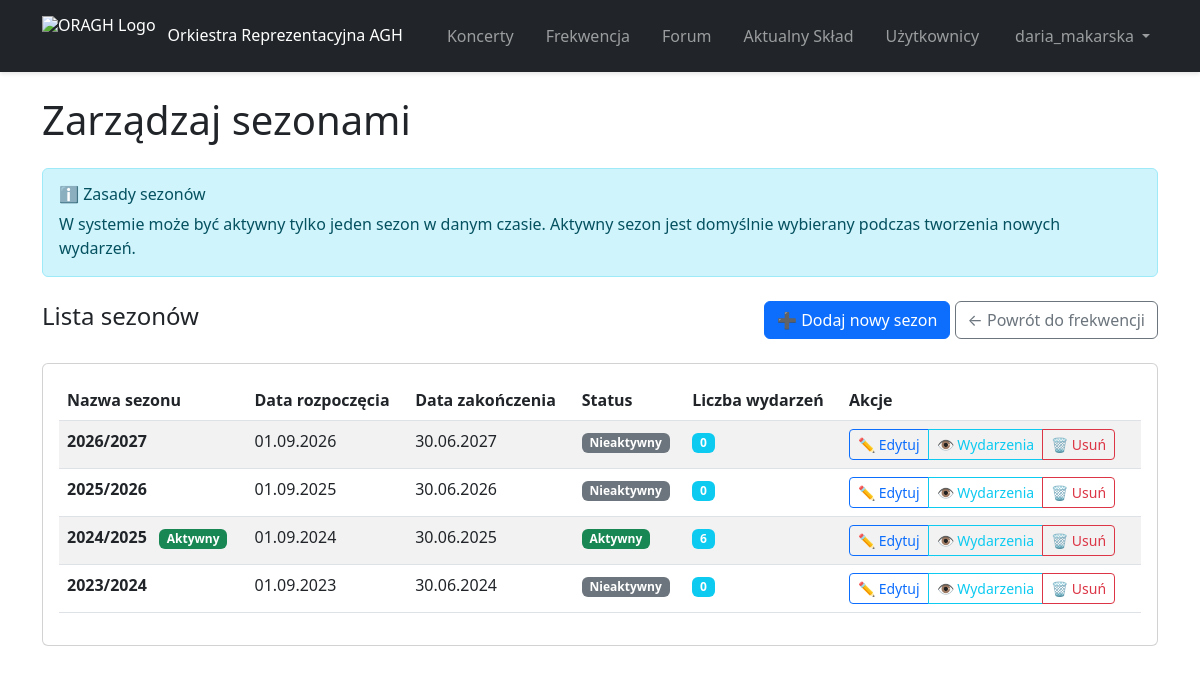
Screenshot of /attendance/seasons/ (signed in) with the database file from the repository.
### attendance/models.py (models this page shows, shortened)
class Season(models.Model):
    name = models.CharField(max_length=20, unique=True, help_text="e.g., 2024/2025")
    start_date = models.DateField(help_text="Start date of the season")
    end_date = models.DateField(help_text="End date of the season")
    is_active = models.BooleanField(default=True, help_text="Whether this season is currently active")
    created_at = models.DateTimeField(auto_now_add=True)
    class Meta:
        ordering = ['-start_date']  # Most recent season first
        permissions = [
            ('manage_seasons', 'Can manage seasons'),
        ]
    @classmethod
    def get_current_season(cls):
        from django.utils import timezone
        today = timezone.now().date()
        current_season = cls.objects.filter(
            start_date__lte=today,
            end_date__gte=today,
            is_active=True
        ).first()
        if current_season:
            return current_season
        return cls.objects.filter(is_active=True).first()

### attendance/views.py (the view)
# urls.py: path('seasons/', views.manage_seasons_view, name='manage_seasons'),
@login_required
@permission_required('attendance.manage_seasons', raise_exception=True)
def manage_seasons_view(request):
    seasons = Season.objects.all().order_by('-start_date')
    current_season = Season.get_current_season()
    context = {
        'seasons': seasons,
        'current_season': current_season,
    }
    return render(request, 'manage_seasons.jinja', context)

### attendance/templates/manage_seasons.jinja (shortened to what this page needs)
{% extends "base.jinja" %}
{% block page_title %}Zarządzaj sezonami{% endblock %}
{% block content %}
<div class="alert alert-info mb-4">
  <h6 class="alert-heading">ℹ️ Zasady sezonów</h6>
  <p class="mb-0">W systemie może być aktywny tylko jeden sezon w danym czasie. Aktywny sezon jest domyślnie wybierany podczas tworzenia nowych wydarzeń.</p>
</div>
<div class="d-flex justify-content-between align-items-center mb-4">
  <h4>Lista sezonów</h4>
  <div>
    <a href="{% url 'add_season' %}" class="btn btn-primary">
      ➕ Dodaj nowy sezon
    </a>
    <a href="{% url 'attendance' %}" class="btn btn-outline-secondary">
      ← Powrót do frekwencji
    </a>
  </div>
</div>
<div class="card">
  <div class="card-body">
    {% if seasons %}
      <div class="table-responsive">
        <table class="table table-striped">
          <thead>
            <tr>
              <th>Nazwa sezonu</th>
              <th>Data rozpoczęcia</th>
              <th>Data zakończenia</th>
              <th>Status</th>
              <th>Liczba wydarzeń</th>
              <th>Akcje</th>
            </tr>
          </thead>
          <tbody>
            {% for season in seasons %}
              <tr>
                <td>
                  <strong>{{ season.name }}</strong>
                  {% if season == current_season %}
                    <span class="badge bg-success ms-2">Aktywny</span>
                  {% endif %}
                </td>
                <td>{{ season.start_date|date:"d.m.Y" }}</td>
                <td>{{ season.end_date|date:"d.m.Y" }}</td>
                <td>
                  {% if season.is_active %}
                    <span class="badge bg-success">Aktywny</span>
                  {% else %}
                    <span class="badge bg-secondary">Nieaktywny</span>
                  {% endif %}
                </td>
                <td>
                  <span class="badge bg-info">{{ season.events.count }}</span>
                </td>
                <td>
                  <div class="btn-group btn-group-sm" role="group">
                    <a href="{% url 'edit_season' season.id %}" class="btn btn-outline-primary" title="Edytuj sezon">
                      ✏️ Edytuj
                    </a>
                    <a href="{% url 'attendance' %}?season={{ season.id }}" class="btn btn-outline-info" title="Zobacz wydarzenia">
                      👁️ Wydarzenia
                    </a>
                    <a href="{% url 'delete_season' season.id %}" class="btn btn-outline-danger" title="Usuń sezon"
                       onclick="return confirm('Czy na pewno chcesz usunąć sezon {{ season.name }}? Ta operacja jest nieodwracalna.');">
                      🗑️ Usuń
                    </a>
                  </div>
                </td>
              </tr>
            {% endfor %}
          </tbody>
        </table>
      </div>
    {% else %}
      <div class="text-center py-5">
        <p class="text-muted">Brak sezonów w systemie.</p>
        <a href="{% url 'add_season' %}" class="btn btn-primary">Dodaj pierwszy sezon</a>
      </div>
    {% endif %}
  </div>
</div>
{% endblock %}

### main/templates/base.jinja (shortened to what this page needs)
<!DOCTYPE html>
<html lang="en">
  <head>
    <link href="https://cdn.jsdelivr.net/npm/bootstrap@5.3.0/dist/css/bootstrap.min.css" rel="stylesheet">
    <link rel="stylesheet" href="https://cdnjs.cloudflare.com/ajax/libs/font-awesome/6.4.0/css/all.min.css">
  </head>
  <body>
    <nav class="navbar navbar-expand-lg navbar-dark bg-dark">
      <div class="container">
        <a class="navbar-brand d-flex align-items-center" href="/">
          <img src="/media/general/Logo_ORAGH_footer-e1739129105993.png" alt="ORAGH Logo" style="height: 40px; margin-right: 12px;">
          <span>Orkiestra Reprezentacyjna AGH</span>
        </a>
        <div class="collapse navbar-collapse" id="navbar">
          {% if user.is_authenticated %}
            <ul class="navbar-nav mx-auto my-2 my-lg-0 gap-0 gap-lg-3">
              <li class="nav-item">
                <a class="nav-link" href="/concerts">Koncerty</a>
              </li>
              <li class="nav-item">
                <a class="nav-link" href="/attendance">Frekwencja</a>
              </li>
              <li class="nav-item">
                <a class="nav-link" href="/forum">Forum</a>
              </li>
              <li class="nav-item">
                <a class="nav-link" href="/band/">Aktualny Skład</a>
              </li>
              <li class="nav-item">
                <a class="nav-link" href="/profiles/">Użytkownicy</a>
              </li>
            </ul>
            <ul class="navbar-nav mb-2 mb-lg-0">
              <li class="nav-item dropdown">
                <a class="nav-link dropdown-toggle d-flex align-items-center" href="#" id="userDropdown" role="button" data-bs-toggle="dropdown" aria-expanded="false">
                  {{ user.username }}
                </a>
              </li>
            </ul>
          {% else %}
            <ul class="navbar-nav ms-auto mb-2 mb-lg-0">
              <li class="nav-item">
                <a class="nav-link" href="/register">Rejestracja</a>
              </li>
            </ul>
          {% endif %}
        </div>
      </div>
    </nav>
    <div class="container my-4">
    {% block page_header %}
      <div class="row justify-content-between align-items-center mb-4">
          <h1 class="col-12 mb-0">
            {% block page_title %}{% endblock %}
          </h1>
      </div>
    {% endblock %}
    {% block content %}{% endblock %}
    </div>
  </body>
</html>

### main/templates/base.jinja (style rules this page uses)
.navbar { position: sticky !important; top: 0; z-index: 1020; box-shadow: 0 2px 4px rgba(0,0,0,.1); }
body { padding-top: 0; }
.navbar-brand { font-size: 1rem; font-weight: 500; display: flex !important; align-items: center !important; line-height: 1.2; padding: 0.5rem 0; }
.navbar-brand span { white-space: nowrap; transition: all 0.3s ease; }
.navbar-brand img { transition: all 0.3s ease; }
.navbar-collapse { align-items: center; }
.navbar-nav { align-items: center; gap: 0.5rem; }
.navbar-nav .nav-link { padding: 0.5rem 1rem; border-radius: 0.375rem; transition: all 0.3s ease; font-weight: 500; }
.dropdown-toggle::after { margin-left: 0.5rem; transition: transform 0.3s ease; }
.container.my-4 { margin-top: 1.5rem !important; margin-bottom: 1.5rem !important; }

### attendance/templates/manage_seasons.jinja (style rules this page uses)
.btn-group-sm .btn { font-size: 0.875rem; }

### rows the page displays
Season: name "2026/2027", start_date "01.09.2026", end_date "30.06.2027", is_active "Nieaktywny", events.count "0"
Season: name "2025/2026", start_date "01.09.2025", end_date "30.06.2026", is_active "Nieaktywny", events.count "0"
Season: name "2024/2025", shows "Aktywny", start_date "01.09.2024", end_date "30.06.2025", is_active "Aktywny", events.count "6"
Season: name "2023/2024", start_date "01.09.2023", end_date "30.06.2024", is_active "Nieaktywny", events.count "0"

### other values shown
{{ user.username }} "daria_makarska"
